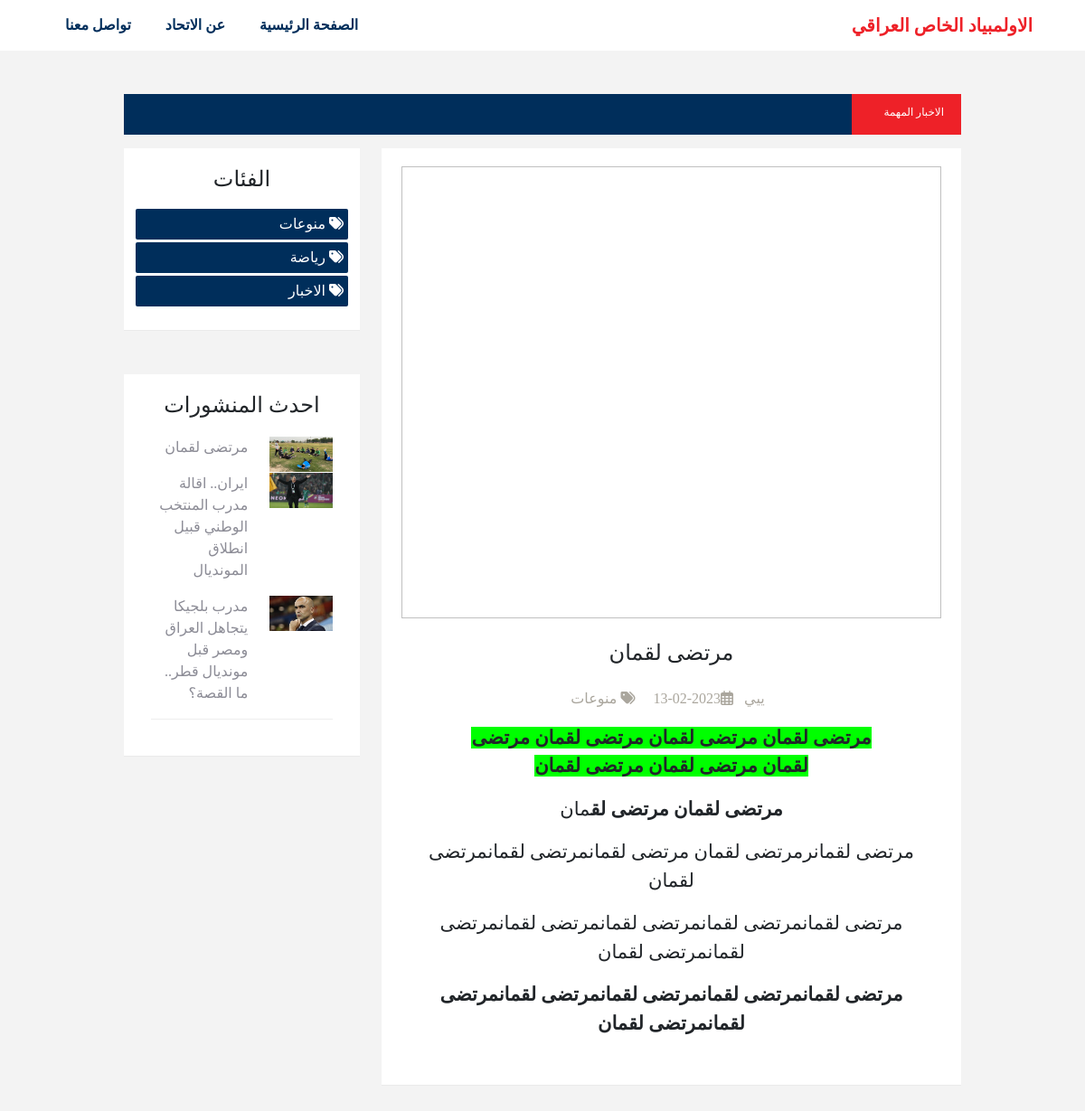
Page /details_post.php?id=157 on the committed database.
### tables this page shows
CREATE TABLE `catigories` (
  `id` int(11) NOT NULL,
  `catigoryName` varchar(100) NOT NULL,
  `catigoryName_en` varchar(100) NOT NULL,
  `catigoryDate` datetime NOT NULL DEFAULT current_timestamp()
);

CREATE TABLE `posts` (
  `id` int(11) NOT NULL,
  `postTitle` varchar(200) NOT NULL,
  `postTitle_en` varchar(200) NOT NULL,
  `postCat` varchar(100) NOT NULL,
  `postImage` varchar(200) NOT NULL,
  `postContent` longtext NOT NULL,
  `postContent_en` longtext NOT NULL,
  `postDate` date NOT NULL DEFAULT current_timestamp(),
  `postAuthor` varchar(200) NOT NULL,
  `postAuthor_en` varchar(200) NOT NULL,
  `status` tinyint(4) NOT NULL,
  `type` tinyint(1) NOT NULL
);

### details_post.php (the view, shortened to what this page needs)
<?php include 'inc/header.php' ?>
<?php include 'inc/nav.php' ?>
<?php
if (isset($_GET['id']) && !empty($_GET['id'])) {
    global $con;
    $id = $_GET['id'];
    $query = "SELECT * FROM posts where id = '$id'";
    $res = mysqli_query($con, $query);
    $count = mysqli_num_rows($res);
    if ($count > 0) {
        $row = mysqli_fetch_assoc($res);
    } else {
        header("location:index.php");
    }
} else {
    header("location:index.php");
}
?>
<div class="content mt-5">
    <div class="container">
        <div class="row ">
            <?php include 'inc/title_news.php' ?>
            <div class="col-md-1"></div>
            <?php include 'inc/asid.php' ?>
            <div class="col-md-7">
                <div class="post text-center" dir="rtl">
                    <div class="post-image">
                        <a href="">
                            <img class="lazy-load" data-src="./admin/img/<?php echo $row['postImage']; ?>" alt="">
                        </a>
                    </div>
                    <div class="post-title mt-4 mb-4">
                        <h4>
                            <a> <?php echo $row['postTitle'] ?></a>
                        </h4>
                    </div>
                    <div class="post-details">
                        <div class="post-info">
                            <span> <?php echo $row['postAuthor'] ?></span>
                            <span><i class="far fa-calendar-alt"></i><?php echo $row['postDate'] ?></span>
                            <span>
                                <span><i class="fas fa-tags"></i>
                                    <?php
                                    $query_catigories = "SELECT * FROM catigories where id = '$row[postCat]' ORDER BY id DESC";
                                    $sql_catigories = mysqli_query($con, $query_catigories);
                                    $row_catigories = mysqli_fetch_assoc($sql_catigories);
                                    echo $row_catigories['catigoryName'];
                                    ?>
                                </span>
                        </div>
                    </div>
                    <div class="postContent p-3">
                        <?php echo $row['postContent'] ?>
                    </div>
                </div>
            </div>
            <div class="col-md-1"></div>
        </div>
    </div>
</div>
<?php include 'inc/footer.php' ?>

### inc/asid.php
<div class="col-md-3 ">
    <div class="catagories mb-5">
        <h4>الفئات</h4>
        <ul dir="rtl">
            <?php
            $query_catigories = "SELECT * FROM  catigories  ORDER BY id DESC";
            $sql_catigories = mysqli_query($con, $query_catigories);
            while ($row_catigories = mysqli_fetch_assoc($sql_catigories)) {
            ?>
                <li>
                    <a href="categories_post.php?categories=<?php echo $row_catigories['catigoryName'];?>">
                        <span><i class="fas fa-tags"></i></span>
                        <span><?php echo $row_catigories['catigoryName']; ?></span>
                    </a>
                </li>
            <?php
            }
            ?>
        </ul>
    </div>
    <div class="last-posts" dir="rtl">
        <h4 class="text-center">احدث المنشورات</h4>
        <div class="posts">
            <div class="row">
                <?php
                $query = "SELECT * FROM posts where status ='1'  ORDER BY id DESC LIMIT 3";
                $sql_post = mysqli_query($con, $query);
                while ($row_post = mysqli_fetch_assoc($sql_post)) {
                ?>
                    <div class=" col-md-5 ">
                        <a href="details_post.php?id=<?php echo $row_post['id']?>">
                            <img src="./admin/img/<?php echo $row_post['postImage'] ?>" alt="">
                        </a>
                    </div>
                    <div class="col-md-7 ">
                        <a href="details_post.php?id=<?php echo $row_post['id']?>">
                            <p> <?php echo $row_post['postTitle'] ?></p>
                        </a>
                    </div>
                <?php
                }
                ?>
            </div>
        </div>
    </div>
</div>

### assets/css/style.css (style rules this page uses)
:root { --bg1-color: #121227; --bg2-color: #101024; --yellow-color:#f3bc17; --pargraph-color:#8c8c96; --main-color: #002e5b; --brand-color:#ee2128; }
a, a:hover { text-decoration: none; }
body { margin: 0; padding: 0; box-sizing: border-box; background-color: #f3f3f3 !important; font-family: 'Baloo Bhaijaan 2', cursive !important; }
.content .post { background-color: #FFF; padding: 20px 22px; border-bottom: 1px solid #EAEAEA; margin-bottom: 30px; transition: 0.3s ease; }
.post-image { width: 100%; }
.post-image img { width: 100%; height: 500px; }
.post .post-details .post-info { color: #aaa69d; font-weight: 500; direction: rtl; }
.post .post-details .post-info span { margin-right: 8px; }
.catagories { background-color: #FFF; border-bottom: 1px solid #EAEAEA; padding: 20px 10px; }
.catagories h4 { text-align: center; border-bottom: 1px solid var(--second-color); padding-bottom: 10px; }
.catagories ul { list-style: none; padding: 0; margin: 6px 3px; }
.catagories ul li { background-color: var(--main-color); margin-bottom: 3px; border-radius: 2px; padding: 5px; }
.catagories ul li a { color: #FFF; }
.last-posts { background-color: #FFF; border-bottom: 1px solid #EAEAEA; padding: 20px 10px; margin-bottom: 40px; }
.last-posts .posts { margin: 20px; border-bottom: 1px solid #eee; }
.last-posts .posts p { color: #8c8c96; text-align: right; }
.last-posts .posts img { width: 100%; }
.postContent { font-size: 21px; }
* { box-sizing: border-box; }
.container { position: relative; }
.row:after { content: ""; display: table; clear: both; }

### rows in the picture
catigories: catigoryName "منوعات"
catigories: catigoryName "رياضة"
catigories: catigoryName "الاخبار"
posts: postImage (picture), postTitle "مرتضى لقمان", postAuthor "ييي", postDate "2023-02-13", postContent "مرتضى لقمان مرتضى لقمان مرتضى لقمان مرتضى لقمان مرتضى لقمان مرتضى لقمان مرتضى لقمان مرتضى لق مان مرتضى لقمانرمرتضى لقمان مرتضى لقمانمرتضى لقمانمرتضى لقمان مرتضى لقمانمرتضى لقمانمرتضى لقمانمرتضى لقمانمرتضى لقمانمرتضى لقمان مرتضى لقمانمرتضى لقمانمرتضى لقمانمرتضى لقمانمرتضى لقمانمرتضى لقمان"
posts: postImage (picture), postTitle "ايران.. اقالة مدرب المنتخب الوطني قبيل انطلاق المونديال"
posts: postImage (picture), postTitle "مدرب بلجيكا يتجاهل العراق ومصر قبل مونديال قطر.. ما القصة؟"
